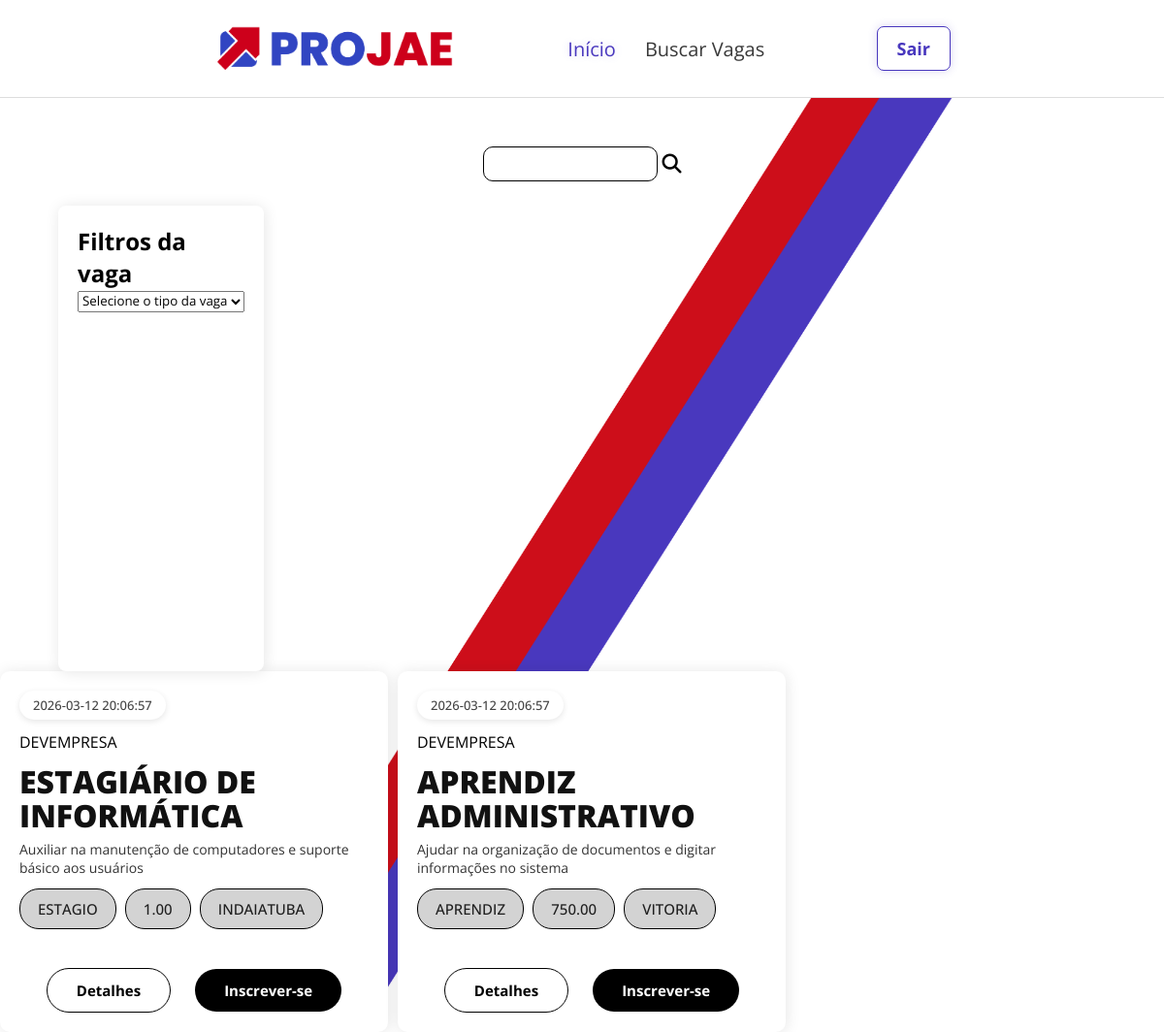
Page /public/views/vagas.php (signed in) on the earlier database version.
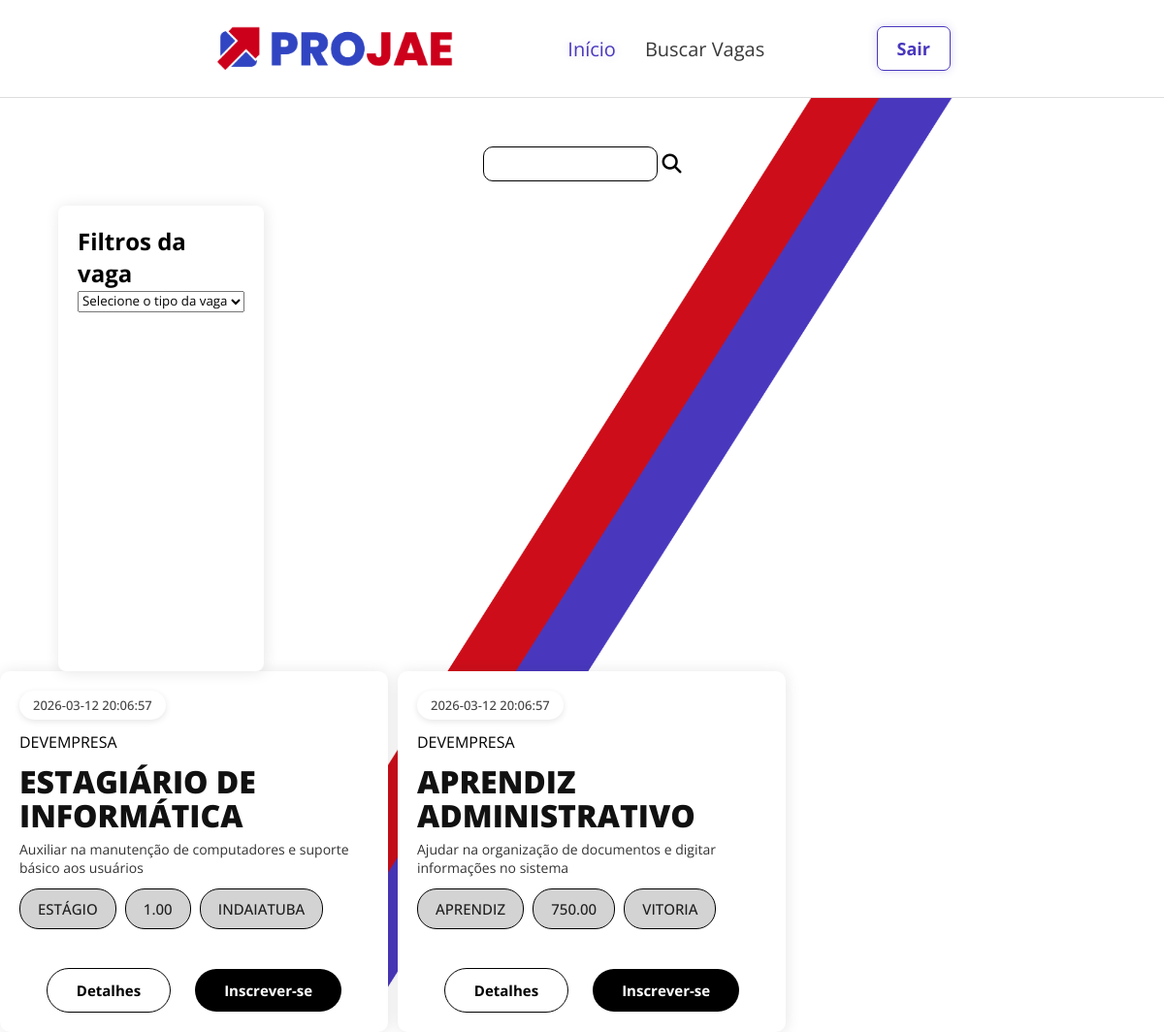
Same page on the later database version.
### tables this page shows
CREATE TABLE IF NOT EXISTS vagas (
    id_vaga INT AUTO_INCREMENT PRIMARY KEY,
    titulo VARCHAR(150) NOT NULL,
    descricao TEXT,
    tipo ENUM('Estágio','Aprendiz') NOT NULL,
    salario DECIMAL(10,2),
    cidade VARCHAR(100),
    status ENUM('aberta','fechada') DEFAULT 'aberta',
    data_publicacao TIMESTAMP DEFAULT CURRENT_TIMESTAMP,
    id_empresa INT NOT NULL,

    CONSTRAINT fk_vaga_empresa
    FOREIGN KEY (id_empresa)
    REFERENCES empresas(id_empresa)
    ON DELETE CASCADE
    ON UPDATE CASCADE
);

CREATE TABLE IF NOT EXISTS empresas (
    id_empresa INT AUTO_INCREMENT PRIMARY KEY,
    nome VARCHAR(150) NOT NULL,
    cnpj VARCHAR(14) UNIQUE,
    telefone VARCHAR(20),
    cidade VARCHAR(100),
    id_usuario INT NOT NULL,

    CONSTRAINT fk_empresa_usuario
    FOREIGN KEY (id_usuario)
    REFERENCES usuarios(id)
    ON DELETE CASCADE
    ON UPDATE CASCADE
);

### src/controllers/VagaController.php (called while the page is built, shortened)
<?php
require_once __DIR__ . '/../config/config.php';
require_once __DIR__ . '/../models/Vaga.php';
function handleBuscarVaga($pdo)
{
    try {
        $vagaModel = new Vaga($pdo);
        return $vagaModel->buscarVaga();
    } catch (PDOException $e) {
        error_log("Erro ao trazer vagas: " . $e->getMessage());
        return [];
    }
}

### src/models/Vaga.php (called while the page is built, shortened)
<?php
class Vaga
{
    private $pdo;
    public function __construct($pdo)
    {
        $this->pdo = $pdo;
    }
    public function buscarVaga()
    {
        $stmt = $this->pdo->prepare("
        SELECT vagas.*, empresas.nome
        FROM vagas
        INNER JOIN empresas ON vagas.id_empresa = empresas.id_empresa;
        ");
        $stmt->execute();
        return $stmt->fetchAll(PDO::FETCH_ASSOC);
    }
}

### public/views/vagas.php (the view, shortened to what this page needs)
<?php
require_once __DIR__ . "/../../src/controllers/InscricaoController.php";
require_once __DIR__ . "/../../src/controllers/VagaController.php";
$vagas = handleBuscarVaga($pdo);
?>
<!DOCTYPE html>
<html lang="pt-BR">
<head>
    <link rel="stylesheet" href="https://cdnjs.cloudflare.com/ajax/libs/font-awesome/6.5.0/css/all.min.css">
    <link rel="stylesheet" href="../assets/css/globalEimports.css">
    <link rel="stylesheet" href="../assets/css/navegation.css">
    <link rel="stylesheet" href="../assets/css/main.css">
    <link rel="stylesheet" href="../assets/css/vagas.css">
</head>
<body class="corpo">
    <header class="cabecalho">
        <div class="contentCabecalho">
            <div class="logo"><img class="img" src="../assets/img/imagotipo.png" alt="Projae logo"></div>
            <ul class="list">
                <li><a class="item-list active" href="" onclick="location.reload()">Início</a></li>
                <li><a class="item-list" href="vagas.php">Buscar Vagas</a></li>
            </ul>
            <div class="cta">
                <a href="./logout.php" class="btnSair">Sair</a>
            </div>
        </div>
    </header>
    <main class="principal">
        <search class="search">
            <input class="inputSearch" type="text"><i class="fa-solid fa-search"></i>
        </search>
        <div class="content">
            <aside class="filtros">
                <h1 style="font-weight: bold;">Filtros da vaga</h1>
                <form class="filtroTipo" method="GET" action="../../src/controllers/VagaController.php">
                    <select name="tipo" onchange="this.form.submit()">
                        <option value="">Selecione o tipo da vaga</option>
                    </select>
                </form>
            </aside>
        </div>
        <div id="listagemVagas">
            <?php foreach ($vagas as $vaga): ?>
                <div class="card">
                    <form method="POST" action="../../src/controllers/InscricaoController.php">
                        <p class="dataPublicacao"><?= $vaga['data_publicacao'] ?></p>
                        <p class="nome"><?= $vaga['nome'] ?></p>
                        <h1 class="cardTitulo"><?= $vaga['titulo'] ?></h1>
                        <p class="descricao"><?= $vaga['descricao'] ?></p>
                        <div class="tags">
                            <span class="tipo"><?= $vaga['tipo'] ?></span>
                            <span class="salario"><?= $vaga['salario'] ?></span>
                            <span class="cidade"><?= $vaga['cidade'] ?></span>
                        </div>
                        <div class="cta">
                            <button class="btn detalhes" type="button" onclick="abrirDetalhes()">Detalhes</button>
                            <button id="inscreverSe" class="btn inscreverSe" type="submit">Inscrever-se</button>
                        </div>
                    </form>
                </div>
            <?php endforeach; ?>
        </div>
    </main>
</body>
</html>

Differences in the rows shown:
changed vagas "ESTAGIÁRIO DE INFORMÁTICA": tipo "ESTAGIO" → "ESTÁGIO"
